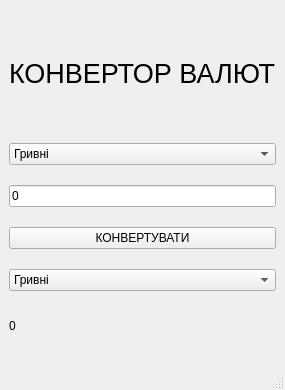
<?xml version="1.0" encoding="UTF-8"?>
<ui version="4.0">
 <class>MainWindow</class>
 <widget class="QMainWindow" name="MainWindow">
  <property name="geometry">
   <rect>
    <x>0</x>
    <y>0</y>
    <width>268</width>
    <height>390</height>
   </rect>
  </property>
  <property name="windowTitle">
   <string>MainWindow</string>
  </property>
  <property name="styleSheet">
   <string notr="true">background-color: (9, 255, 0);</string>
  </property>
  <widget class="QWidget" name="centralwidget">
   <layout class="QVBoxLayout" name="verticalLayout">
    <item>
     <widget class="QLabel" name="label">
      <property name="maximumSize">
       <size>
        <width>16777215</width>
        <height>100</height>
       </size>
      </property>
      <property name="font">
       <font>
        <pointsize>20</pointsize>
       </font>
      </property>
      <property name="text">
       <string>КОНВЕРТОР ВАЛЮТ</string>
      </property>
     </widget>
    </item>
    <item>
     <widget class="QComboBox" name="valute1">
      <item>
       <property name="text">
        <string>Гривні</string>
       </property>
      </item>
      <item>
       <property name="text">
        <string>Долари</string>
       </property>
      </item>
      <item>
       <property name="text">
        <string>Юані</string>
       </property>
      </item>
      <item>
       <property name="text">
        <string>Злотий</string>
       </property>
      </item>
      <item>
       <property name="text">
        <string>Євро</string>
       </property>
      </item>
      <item>
       <property name="text">
        <string>Фунт</string>
       </property>
      </item>
     </widget>
    </item>
    <item>
     <widget class="QLineEdit" name="start">
      <property name="text">
       <string>0</string>
      </property>
     </widget>
    </item>
    <item>
     <widget class="QPushButton" name="Convert">
      <property name="text">
       <string>КОНВЕРТУВАТИ</string>
      </property>
     </widget>
    </item>
    <item>
     <widget class="QComboBox" name="valute2">
      <item>
       <property name="text">
        <string>Гривні</string>
       </property>
      </item>
      <item>
       <property name="text">
        <string>Долари</string>
       </property>
      </item>
      <item>
       <property name="text">
        <string>Юані</string>
       </property>
      </item>
      <item>
       <property name="text">
        <string>Злотий</string>
       </property>
      </item>
      <item>
       <property name="text">
        <string>Євро</string>
       </property>
      </item>
      <item>
       <property name="text">
        <string>Фунт</string>
       </property>
      </item>
     </widget>
    </item>
    <item>
     <widget class="QLabel" name="End">
      <property name="maximumSize">
       <size>
        <width>1600</width>
        <height>30</height>
       </size>
      </property>
      <property name="text">
       <string>0</string>
      </property>
     </widget>
    </item>
   </layout>
  </widget>
  <widget class="QMenuBar" name="menubar">
   <property name="geometry">
    <rect>
     <x>0</x>
     <y>0</y>
     <width>268</width>
     <height>21</height>
    </rect>
   </property>
  </widget>
  <widget class="QStatusBar" name="statusbar"/>
 </widget>
 <resources/>
 <connections/>
</ui>
